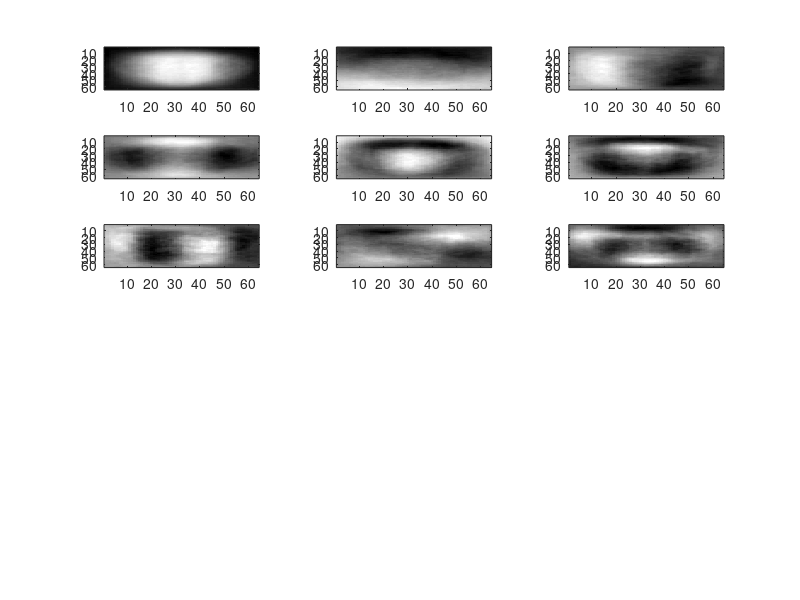

Recreate this plot in MATLAB. (Note: this script raises an error after producing the figure.)
load('coeff')


colormap gray;
for i = 1:9
    subplot(6, 3, i);
   imagesc(reshape(coeff(:, i), 64, 64)); 
end


preTestImage = im2double(rgb2gray(imread('mug2.jpg')));

[M, N] = size(preTestImage);
mErr = 90;
bestW = [];
for i = 1:16:M
    for j = 1:16:N
        if (i + 63 > M || j + 63 > N)
            break;
        end
        w = preTestImage(i:i+63, j:j+63);
        wMean = w - mean(mean(w));
        testIm = reshape(wMean, 1, 4096);

        res = (testIm) * (coeff);

        tt = mean(mean(w)) + coeff * res';

        err = norm(testIm - tt);
        
        if (err < mErr)
            mErr = err;
            bestW = w;
            %subplot(6, 3, 10);
            %imagesc(w);
        end
        
    end
end



colormap gray;

subplot(6, 3, 11);
imagesc(w);